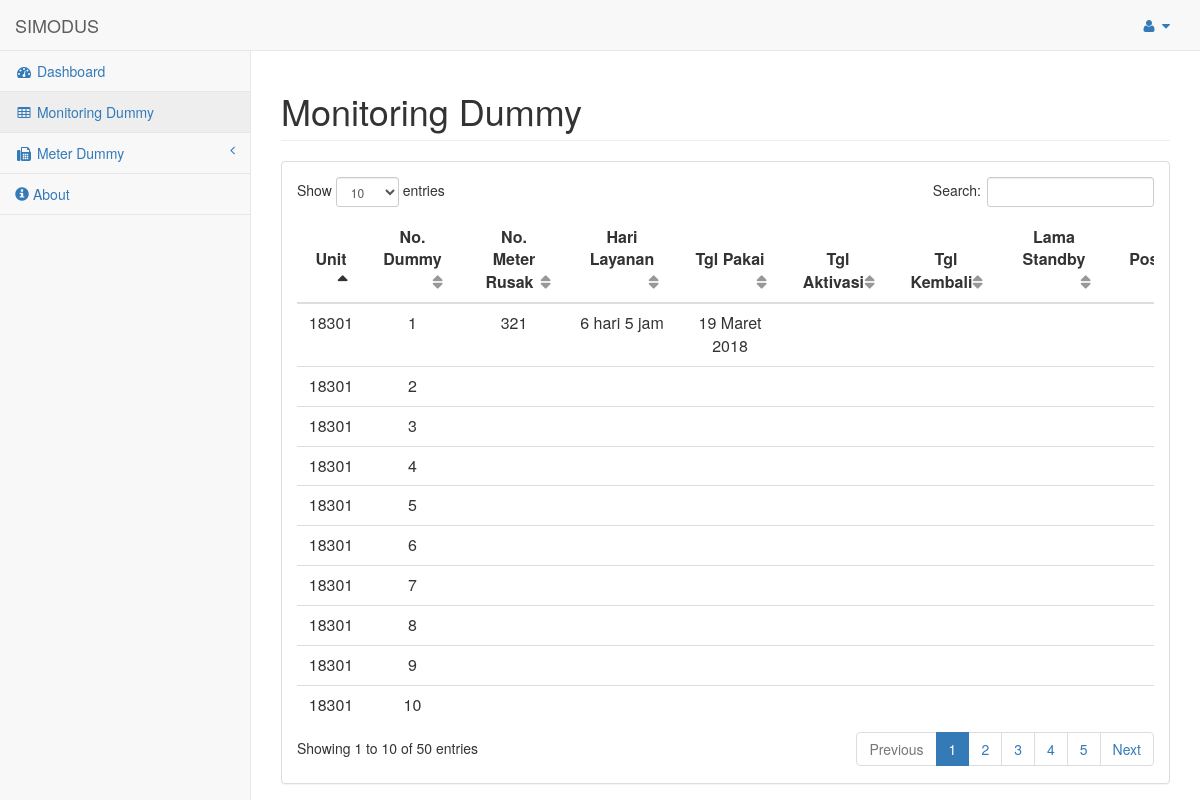
Page /pages/admin.php?page=mon (signed in) on the committed database.
### tables this page shows
CREATE TABLE `tbl_metdum_stok` (
  `id` int(11) NOT NULL AUTO_INCREMENT,
  `no_dummy` int(11) NOT NULL DEFAULT '0',
  `unit` varchar(10) DEFAULT NULL,
  `tgl_pakai` datetime DEFAULT NULL,
  `tgl_aktivasi` datetime DEFAULT NULL,
  `tgl_kembali` datetime DEFAULT NULL,
  `status` varchar(20) DEFAULT NULL,
  `no_meter_rusak` varchar(25) DEFAULT NULL,
  `posko` varchar(20) DEFAULT NULL,
  PRIMARY KEY (`id`)
);

### pages/monitoring.php (the view, shortened to what this page needs)
<?php
if (empty($_SESSION['admin'])) {
    echo '<script language="javascript">
        window.alert("Anda harus login terlebih dahulu!");
        window.location.href="../index.php"
        </script>';
    die();
} else {
    if ($_SESSION['admin'] == 1 || $_SESSION['admin'] == 2) {
        ?>
        <div id="page-wrapper">
            <div class="row">
                <div class="col-lg-12">
                    <h1 class="page-header">Monitoring Dummy</h1>
                </div>
            </div>
            <div class="row">
                <div class="col-lg-12">
                    <div class="panel panel-default">
                        <div class="panel-body">
                            <div class="table-responsive">
                                <table class="table table-hover" id="monitoring">
                                    <thead>
                                        <tr>
                                            <th width="7%" style="text-align: center">Unit</th>
                                            <th width="5%" style="text-align: center">No. Dummy</th>
                                            <th width="12%" style="text-align: center">No. Meter Rusak</th>
                                            <th width="12%" style="text-align: center">Hari Layanan</th>
                                            <th width="12%" style="text-align: center">Tgl Pakai</th>
                                            <th width="12%" style="text-align: center">Tgl Aktivasi</th>
                                            <th width="12%" style="text-align: center">Tgl Kembali</th>
                                            <th width="12%" style="text-align: center">Lama Standby</th>
                                            <th width="10%" style="text-align: center">Posko</th>
                                    </thead>
                                    <tbody>
                                        <tr>
                                            <?php
                                            $unit = $_SESSION['unit'];
                                            $query = mysqli_query($config, "SELECT * FROM tbl_metdum_stok WHERE unit LIKE '$unit%' ORDER BY unit, no_dummy");
                                            if (mysqli_num_rows($query) > 0) {
                                                while ($row = mysqli_fetch_array($query)) {
                                                    ?>
                                                    <td style="text-align: center"><?= $row['unit'] ?></td>
                                                    <td style="text-align: center"><?= $row['no_dummy'] ?></td>
                                                    <td style="text-align: center"><?= $row['no_meter_rusak'] ?></td>
                                                    <?php
                                                    if (!empty($row['tgl_pakai']) && $row['tgl_kembali'] < $row['tgl_pakai']) {
                                                        $awal = date_create($row['tgl_pakai']);
                                                        $akhir = date_create();
                                                        $hari_layanan = date_diff($awal, $akhir);
                                                        echo '
                                                    <td style="text-align: center">' . $hari_layanan->d . ' hari ' . $hari_layanan->h . ' jam</td>';
                                                    } else {
                                                        echo '
                                                    <td style="text-align: center"> </td>';
                                                    }
                                                    if (empty($row['tgl_pakai'])) {
                                                        echo '<td style="text-align: center"> </td>';
                                                    } else {
                                                        $y = substr($row['tgl_pakai'], 0, 4);
                                                        $m = substr($row['tgl_pakai'], 5, 2);
                                                        $d = substr($row['tgl_pakai'], 8, 2);
                                                        if ($m == "01") {
                                                            $nm = "Januari";
                                                        } elseif ($m == "02") {
                                                            $nm = "Februari";
                                                        } elseif ($m == "03") {
                                                            $nm = "Maret";
                                                        } elseif ($m == "04") {
                                                            $nm = "April";
                                                        } elseif ($m == "05") {
                                                            $nm = "Mei";
                                                        } elseif ($m == "06") {
                                                            $nm = "Juni";
                                                        } elseif ($m == "07") {
                                                            $nm = "Juli";
                                                        } elseif ($m == "08") {
                                                            $nm = "Agustus";
                                                        } elseif ($m == "09") {
                                                            $nm = "September";
                                                        } elseif ($m == "10") {
                                                            $nm = "Oktober";
                                                        } elseif ($m == "11") {
                                                            $nm = "November";
                                                        } elseif ($m == "12") {
                                                            $nm = "Desember";
                                                        }
                                                        echo '
                                                    <td style="text-align: center">' . $d . " " . $nm . " " . $y . '</td>';
                                                    }
                                                    if ($row['tgl_aktivasi'] < $row['tgl_pakai']) {
                                                        echo '<td style="text-align: center"></td>';
                                                    } elseif (empty($row['tgl_pakai'])) {
                                                        echo '<td style="text-align: center"></td>';
                                                    }
                                                    if ($row['tgl_kembali'] < $row['tgl_aktivasi'] || $row['tgl_kembali'] < $row['tgl_pakai']) {
                                                        echo '<td style="text-align: center"> </td>';
                                                    } elseif (empty($row['tgl_aktivasi'])) {
                                                        echo '<td style="text-align: center"> </td>';
                                                    }
                                                    if (!empty($row['tgl_pakai']) && $row['tgl_kembali'] > $row['tgl_pakai']) {
                                                        $awal = date_create($row['tgl_kembali']);
                                                        $akhir = date_create();
                                                        $lama_standby = date_diff($awal, $akhir);
                                                        echo
                                                        '<td style="text-align: center">' . $lama_standby->d . ' hari ' . $lama_standby->h . ' jam</td>';
                                                    } else {
                                                        echo '
                                                    <td style="text-align: center"> </td>';
                                                    }
                                                    echo '<td style="text-align: center"> ' . $row['posko'] . ' </td>
                                                </tr>';
                                                }
                                            } else {
                                                echo '<tr><td colspan="5"><center><p class="add">Tidak ada data untuk ditampilkan.</p></center></td></tr>';
                                            }
                                            ?>
                                    </tbody>
                                </table>
                            </div>
                        </div>
                    </div>
                </div>
            </div>
        </div>
        <?php
    }
}
?>

### pages/admin.php (shortened to what this page needs)
<?php
if (empty($_SESSION['admin'])) {
    echo '<script language="javascript">
        window.alert("Anda harus login terlebih dahulu!");
        window.location.href="../index.php"
    </script>';
    die();
} else {
    ?>
    <?php include('../include/head.php'); ?>
    <body>
        <div id="wrapper">
            <?php include('../include/navbar.php'); ?>
            <?php
            if (isset($_REQUEST['page'])) {
                $page = $_REQUEST['page'];
                switch ($page) {
                    case 'mon':
                        include "monitoring.php";
                        break;
                }
                } ?>
            </div>
    </body>
<?php }
?>

### include/head.php (shortened to what this page needs)
<?php
if (!empty($_SESSION['admin'])) {
    ?>
    <head>
        <link href="../vendor/bootstrap/css/bootstrap.min.css" rel="stylesheet">
        <link href="../vendor/metisMenu/metisMenu.min.css" rel="stylesheet">
        <link href="../vendor/datatables-plugins/dataTables.bootstrap.css" rel="stylesheet">
        <link href="../vendor/datatables-responsive/dataTables.responsive.css" rel="stylesheet">
        <link href="../dist/css/sb-admin-2.css" rel="stylesheet">
        <link href="../vendor/font-awesome/css/font-awesome.min.css" rel="stylesheet" type="text/css">
    </head>
    <?php
} else {
    header("Location: ../");
    die();
}
?>

### include/navbar.php (shortened to what this page needs)
<?php
if (!empty($_SESSION['admin'])) {
    ?>
    <nav class="navbar navbar-default navbar-static-top" role="navigation" style="margin-bottom: 0">
        <div class="navbar-header">
            <a class="navbar-brand" href="../pages/admin.php">SIMODUS</a>
        </div>
        <ul class="nav navbar-top-links navbar-right">
            <li class="dropdown">
                <a class="dropdown-toggle" data-toggle="dropdown" href="#">
                    <i class="fa fa-user fa-fw"></i> <i class="fa fa-caret-down"></i>
                </a>
            </li>
        </ul>
        <div class="navbar-default sidebar" role="navigation">
            <div class="sidebar-nav navbar-collapse">
                <ul class="nav" id="side-menu">
                    <?php
                    if ($_SESSION['admin'] == 1 || $_SESSION['admin'] == 2 || $_SESSION['admin'] == 3 || $_SESSION['admin'] == 4 || $_SESSION['admin'] == 5) {
                        ?>
                        <li>
                            <a href="../pages/admin.php"><i class="fa fa-dashboard fa-fw"></i> Dashboard</a>
                        </li>
                        <li>
                            <a href="?page=mon"><i class="fa fa-table fa-fw"></i> Monitoring Dummy</a>
                        </li>
                        <li>
                            <a href="#"><i class="fa fa-fax fa-fw"></i> Meter Dummy<span class="fa arrow"></span></a>
                        </li>
                        <?php
                    }
                    ?>
                    <li>
                        <a href="?page=about"><i class="glyphicon glyphicon-info-sign"></i> About</a>
                    </li>
                </ul>
            </div>
        </div>
    </nav>
    <?php
} else {
    header("Location: ../");
    die();
}
?>

### rows in the picture
tbl_metdum_stok: unit "18301", no_dummy "1", no_meter_rusak "321", tgl_pakai "6", tgl_pakai "5", tgl_pakai "19", tgl_pakai "Maret", tgl_pakai "2018"
tbl_metdum_stok: unit "18301", no_dummy "2"
tbl_metdum_stok: unit "18301", no_dummy "3"
tbl_metdum_stok: unit "18301", no_dummy "4"
tbl_metdum_stok: unit "18301", no_dummy "5"
tbl_metdum_stok: unit "18301", no_dummy "6"
tbl_metdum_stok: unit "18301", no_dummy "7"
tbl_metdum_stok: unit "18301", no_dummy "8"
tbl_metdum_stok: unit "18301", no_dummy "9"
tbl_metdum_stok: unit "18301", no_dummy "10"
